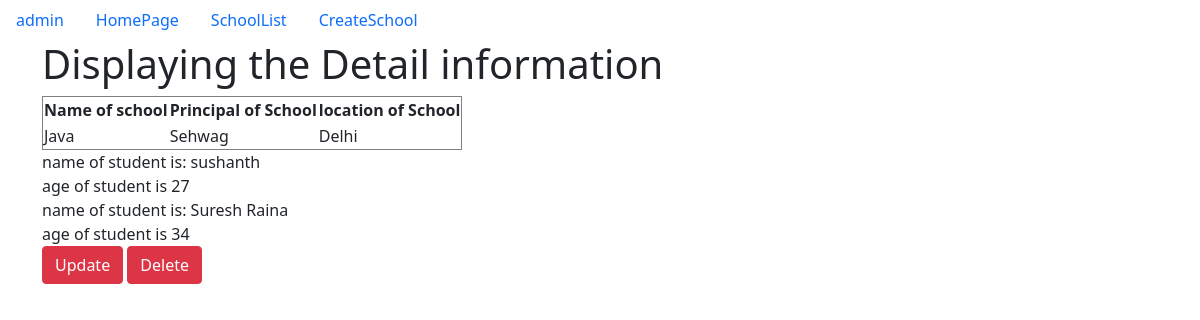
/1/, run on the app's committed database.
### app/models.py (models this page shows, shortened)
class School(models.Model):
    name=models.CharField(max_length=100)
    principal=models.CharField(max_length=100)
    location=models.CharField(max_length=100)

class Student(models.Model):
    name=models.CharField(max_length=100)
    age=models.PositiveIntegerField()
    school=models.ForeignKey(School,on_delete=models.CASCADE,related_name='students')

### app/views.py (the view)
# urls.py: re_path('(?P<pk>\d+)/',views.SchoolDetailView.as_view(),name='detail'),
class SchoolDetailView(DetailView):
    model=School
    context_object_name='school'

### templates/app/school_detail.html (shortened to what this page needs)
{% extends 'app/base.html' %}
    {% block body_block %}
    <div class='container'>
        <div class='jumbotron'>
                <h1>Displaying the Detail information</h1>
                <table border='1px'>
                    <tr><th>Name of school</th>
                    <th>Principal of School</th>
                <th>location of School</th></tr>
                <tr>
                    <td>{{school.name}}</td>
                    <td>{{school.principal}}</td>
                    <td>{{school.location}}</td>
                </tr>
                </table>
                {% for student in school.students.all %}
                name of student is: {{student.name}}<br>
                age of student is {{student.age}}<br>
                {% endfor %}
        </div>
        <a href="{% url 'update' pk=school.pk %}" class='btn btn-danger'>Update</a>
        <a href="{% url 'delete' pk=school.pk %}" class='btn btn-danger'>Delete</a>
    </div>
    {% endblock %}

### data on the page
School: name "Java", principal "Sehwag", location "Delhi"
Student: name "sushanth", age "27"
Student: name "Suresh Raina", age "34"
